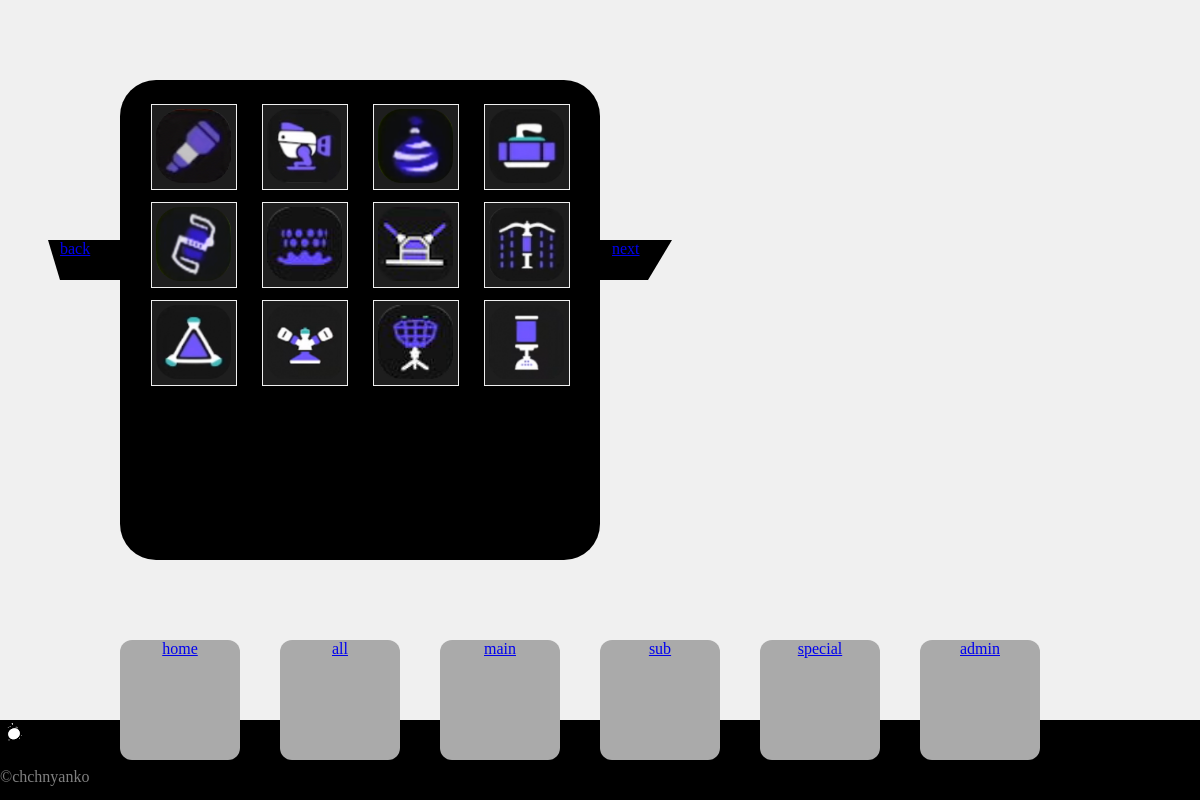
Screenshot of /sub/1/0 with the database file from the repository.
### tables this page shows
CREATE TABLE SubWeapon (SubWeaponID INTEGER PRIMARY KEY AUTOINCREMENT, SubWeaponName TEXT, Damage INTEGER, InkConsumption INTEGER, TrackingDuration INTEGER, DamageDuration NUMERIC);

### app.py (the view)
@app.route("/sub/<int:page>/<int:weaponID>")
def sub(page, weaponID):
    weapon_amount = 12
    offset = (page-1)*weapon_amount
    weapon = connect_database("SELECT * FROM SubWeapon LIMIT ? OFFSET ?", (weapon_amount, offset))
    selected_weapon = connect_database(f"SELECT * FROM SubWeapon WHERE SubWeaponID = '{weaponID}';")
    if selected_weapon:
        selected_weapon = selected_weapon[0]
    else:
        selected_weapon.insert(0, 0)
    return render_template("sub.html", weapon=weapon, page=page, selected_weapon=selected_weapon)

### app.py (called while the page is built)
def connect_database(query, id=None):
    conn = sqlite3.connect(DB)
    cursor = conn.cursor()
    if id:
        cursor.execute(query, id)
    else:
        cursor.execute(query)
    results = cursor.fetchall()
    conn.close()
    return results

### templates/sub.html (shortened to what this page needs)
{% extends "layout.html" %}
{% block content %}
<div class="weapon_grid_background">
    <div class="weapon_grid">
        {% for weapon in weapon %}
        <div class="all_weapon">
            {% if weapon[0] != selected_weapon[0] %}
            <a href="/sub/{{page}}/{{weapon[0]}}"><img src="/static/sub_weapon/{{weapon[0]}}.png" alt="{{weapon[1]}}" class="main_image"></a>
            {% else %}
            <a href="/sub/{{page}}/0"><img src="/static/sub_weapon/{{weapon[0]}}.png" alt="{{weapon[1]}}" class="main_image"></a>
            {% endif %}
        </div>
        {% endfor %}
    </div>
    <div class="back_button"><a href="/sub/{{page-1}}/{{selected_weapon[0]}}">back</a></div>
    <div class="next_button"><a href="/sub/{{page+1}}/{{selected_weapon[0]}}">next</a></div>
</div>
{% endblock %}

### Static/style.css (style rules this page uses)
html { font-family: splatoon; color: gray; }
body { background-color: #f0f0f0; }
.weapon_grid_background { border-radius: 3vw; background-color: rgb(0, 0, 0); position: fixed; left: 10vw; top: 10vh; width: 40vw; min-height: 60vh; height: fit-content; }
.weapon_grid { display: grid; grid-template-columns: repeat(4, 1fr); padding: 2vw; row-gap: 1vw; column-gap: 1vw; justify-items: center; }
.all_weapon { text-align: center; border: 1px solid #f0f0f0; background-color: rgb(30, 30, 30); width: 7vw; height: 7vw; }
.main_image { position: relative; width: 6.2vw; height: 6.2vw; top: 0.5vh; }
.back_button { position: fixed; top: 30vh; left: 4vw; height: 5vh; width: 5vw; padding-left: 1vw; background-color: black; clip-path: polygon(1vw 100%,0 0,100% 0,100% 100%); }
.next_button { position: fixed; top: 30vh; right: 44vw; height: 5vh; width: 5vw; padding-left: 1vw; background-color: black; clip-path: polygon(0 0, 100% 0, 4vw 100%, 0% 100%); }

### rows the page displays
SubWeapon: shows a picture
SubWeapon: shows a picture
SubWeapon: shows a picture
SubWeapon: shows a picture
SubWeapon: shows a picture
SubWeapon: shows a picture
SubWeapon: shows a picture
SubWeapon: shows a picture
SubWeapon: shows a picture
SubWeapon: shows a picture
SubWeapon: shows a picture
SubWeapon: shows a picture
